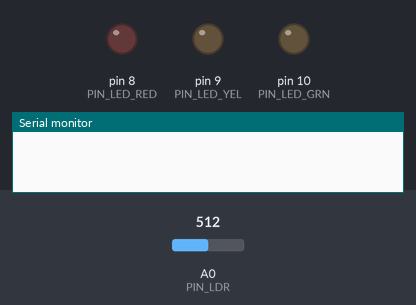
Simulated run of this sketch. Board: Arduino Uno, built with avr-gcc and run on an emulated ATmega328P. On the bench: output pins drawn as LEDs (lit = HIGH), the last lines printed to the serial monitor. Dashed ring = blinking. The inputs (shaded band) are chosen by the test bench; at power-on: A0 (PIN_LDR) = 512.

Above: at 0.1 s.
1.4 s: A0 (PIN_LDR) set to 716
At 1.9 s:
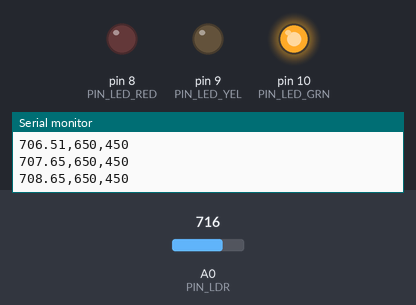
3.0 s: A0 (PIN_LDR) set to 467
6.0 s: A0 (PIN_LDR) set to 441
At 7.2 s:
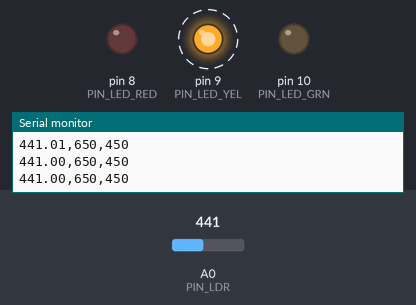
9.0 s: A0 (PIN_LDR) set to 637
10.9 s: A0 (PIN_LDR) set to 664
At 12.1 s:
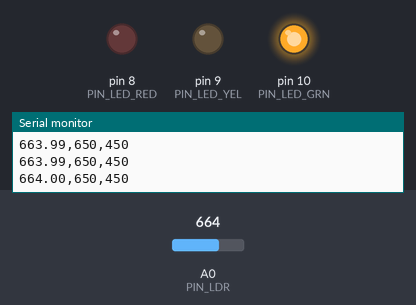
13.9 s: A0 (PIN_LDR) set to 306
At 15.1 s:
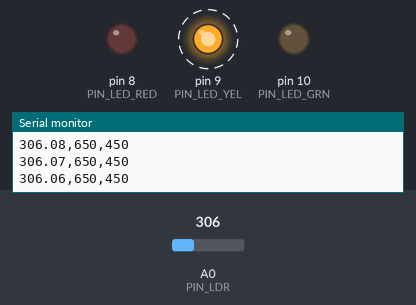
Timing chart, 0 to 17.9 s (numbered marks = the images above; inputs shaded):
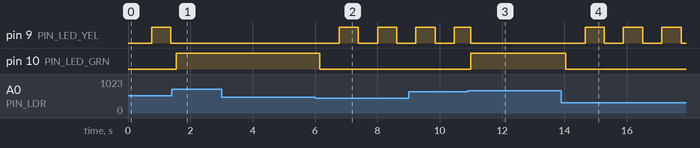

The sketch:

Lights.ino
```cpp
/*  Smart Traffic Light (LDR-driven) — Arduino Uno R3
    - Day mode: normal traffic cycle (GREEN → YELLOW → RED)
    - Night mode: flashing YELLOW (caution). Optional PIR gives a brief GREEN.
    - Non-blocking (millis), exponential smoothing, hysteresis to prevent flicker.

    Pins (change as needed):
      A0  : LDR voltage divider
      D8  : RED LED
      D9  : YELLOW LED
      D10 : GREEN LED
      D2  : PIR (optional)

    Based on project description: Smart Traffic Light System Controlled by Light Sensor.
*/

#include <Arduino.h>

// ==========================
//           PINS
// ==========================
// These are the Arduino pins your parts connect to.
// If your LEDs are on different pins, just change the numbers here.
const uint8_t PIN_LDR      = A0;   // LDR (photoresistor) voltage divider junction
const uint8_t PIN_LED_RED  = 8;    // Red LED (through a 220Ω resistor to GND)
const uint8_t PIN_LED_YEL  = 9;    // Yellow LED (through a 220Ω resistor to GND)
const uint8_t PIN_LED_GRN  = 10;   // Green LED (through a 220Ω resistor to GND)
const uint8_t PIN_PIR      = 2;    // Optional PIR motion sensor (OUT pin)

// Turn PIR support on/off here. Leave false if you don't have a PIR connected.
const bool USE_PIR = false;

// LDR Filter & Thresholds
// LDR_ALPHA: 0..1 (higher = faster response, lower = smoother).
const float LDR_ALPHA = 0.12f;

//Use 2 thresholds so the mode doesn't keep flipping back and forth.
int DAY_ENTER   = 650;  // brighter than this → day
int NIGHT_ENTER = 450;  // darker than this  → night

// ==========================
//         Timing (ms)
// ==========================
// How long each light stays on (in milliseconds).
const unsigned long DAY_GREEN_MS   = 6000; // 6 seconds green
const unsigned long DAY_YELLOW_MS  = 2000; // 2 seconds yellow
const unsigned long DAY_RED_MS     = 4000; // 4 seconds red

// Night mode: flash yellow every NIGHT_FLASH_MS milliseconds.
const unsigned long NIGHT_FLASH_MS = 600;  // blink speed at night

//(Optional) When using PIR at night, do a short cycle so a car/person can go.
const unsigned long N_PASS_GREEN_MS  = 4000; // 4 seconds green
const unsigned long N_PASS_YELLOW_MS = 1500; // 1.5 seconds yellow
const unsigned long N_PASS_RED_MS    = 2500; // 2.5 seconds red

// ==========================
//      MODES & STATES
// ==========================
// MODE = are we in Day or Night?
// LightState = which light pattern is currently active?
enum Mode { MODE_DAY, MODE_NIGHT };
enum LightState {
  L_GREEN,
  L_YELLOW,
  L_RED,
  L_FLASH_YELLOW,   // Night-only: blink yellow on/off
  L_NPASS_GREEN,    // Night-only: PIR short cycle (green)
  L_NPASS_YELLOW,   // Night-only: PIR short cycle (yellow)
  L_NPASS_RED       // Night-only: PIR short cycle (red), then back to flash
};

Mode mode = MODE_DAY;            // current mode (starts decided in setup)
LightState lightState = L_RED;   // current light state

// "Timers" based on ms() so we never block with delay()
unsigned long stateStart = 0;      // when did we enter the current state?
unsigned long lastFlashToggle = 0; // last time we toggled the night flash
bool flashOn = false;              // is the yellow currently lit during flash?

// Smoothed LDR value (float) so we can use the exponential filter
float ldrFiltered = 0;

// ==========================
//   LIGHT CONTROL FUNCTIONS
// ==========================

// Turn specific LEDs on/off in one go.
// Usage: setLights(redOn, yellowOn, greenOn);
void setLights(bool r, bool y, bool g) {
  digitalWrite(PIN_LED_RED,   r ? HIGH : LOW);
  digitalWrite(PIN_LED_YEL,   y ? HIGH : LOW);
  digitalWrite(PIN_LED_GRN,   g ? HIGH : LOW);
}

// Switch to a given light state and remember WHEN it happened.
void enterState(LightState s) {
  lightState = s;
  stateStart = millis();

  switch (s) {
    case L_GREEN:         setLights(false, false, true);  break;  // Green ON
    case L_YELLOW:        setLights(false, true,  false); break;  // Yellow ON
    case L_RED:           setLights(true,  false, false); break;  // Red ON
    case L_FLASH_YELLOW:  /* flashing handled in loop() */ break; // We'll blink yellow
    case L_NPASS_GREEN:   setLights(false, false, true);  break;  // Night pass: Green
    case L_NPASS_YELLOW:  setLights(false, true,  false); break;  // Night pass: Yellow
    case L_NPASS_RED:     setLights(true,  false, false); break;  // Night pass: Red
  }
}

// Change between DAY and NIGHT modes.
// - In DAY: start regular cycle (Green)
// - In NIGHT: prepare for blinking yellow
void enterMode(Mode m) {
  mode = m;
  if (mode == MODE_DAY) {
    enterState(L_GREEN);  // Start day cycle on green
  } else { // MODE_NIGHT
    flashOn = false;                        // start with yellow OFF
    lastFlashToggle = millis();             // reset flash timer
    setLights(false, false, false);         // make sure all LEDs are off
    enterState(L_FLASH_YELLOW);             // go to flashing yellow state
  }
}

// ==========================
//           SETUP
// ==========================
// Runs once after power-up/reset.
void setup() {
  // Set LED pins to OUTPUT so we can turn them on/off.
  pinMode(PIN_LED_RED, OUTPUT);
  pinMode(PIN_LED_YEL, OUTPUT);
  pinMode(PIN_LED_GRN, OUTPUT);

  // LDR is an analog input (voltage divider). No special mode needed.
  pinMode(PIN_LDR, INPUT);

  // PIR (optional). Most common modules (HC-SR501) drive HIGH/LOW themselves,
  // so INPUT is fine. If your sensor has an open-collector output, use INPUT_PULLUP.
  if (USE_PIR) pinMode(PIN_PIR, INPUT);

  // Make sure all LEDs start OFF.
  setLights(false, false, false);

  // Start serial so we can see values in Tools → Serial Plotter (9600 is fine).
  Serial.begin(9600);
  delay(50); // small pause so Serial is ready on some boards

  // // Average 20 LDR readings to smooth out startup noise
  long sum = 0;
  for (int i = 0; i < 20; i++) {
    sum += analogRead(PIN_LDR);
    delay(5);
  }
  ldrFiltered = sum / 20.0;

  // Decide initial mode right now based on the current light level.
  // If it's bright → day, if it's dark → night.
  enterMode(ldrFiltered >= DAY_ENTER ? MODE_DAY : MODE_NIGHT);
}

// ==========================
//            LOOP
// ==========================
// Runs over and over, very fast.
// We NEVER use delay() here so the system stays responsive.
void loop() {
  // 1) READ & SMOOTH THE LDR
  int ldrRaw = analogRead(PIN_LDR);
  ldrFiltered = LDR_ALPHA * ldrRaw + (1.0f - LDR_ALPHA) * ldrFiltered; // smooths it

  // Print values for the Serial Plotter:
  //   Line 1 = filtered LDR value,
  //   Line 2 = DAY_ENTER threshold,
  //   Line 3 = NIGHT_ENTER threshold.
  // This lets you see where your room's light sits vs the thresholds.
  Serial.print(ldrFiltered); Serial.print(',');
  Serial.print(DAY_ENTER);   Serial.print(',');
  Serial.println(NIGHT_ENTER);

  // 2) PICK MODE (DAY/NIGHT) USING HYSTERESIS
  // Only switch when we really cross the threshold(to avoid rapid flickering).
  if (mode == MODE_NIGHT && ldrFiltered >= DAY_ENTER) {
    enterMode(MODE_DAY);
  } else if (mode == MODE_DAY && ldrFiltered <= NIGHT_ENTER) {
    enterMode(MODE_NIGHT);
  }

  // Used "currentMillis" to check timers without blocking.
  unsigned long currentMillis = millis();

  // 3) RUN THE LIGHT STATE MACHINE
  if (mode == MODE_DAY) {
    // Regular traffic cycle during the day: Green → Yellow → Red → Green ...
    switch (lightState) {
      case L_GREEN:
        if (currentMillis - stateStart >= DAY_GREEN_MS) enterState(L_YELLOW);
        break;

      case L_YELLOW:
        if (currentMillis - stateStart >= DAY_YELLOW_MS) enterState(L_RED);
        break;

      case L_RED:
        if (currentMillis - stateStart >= DAY_RED_MS) enterState(L_GREEN);
        break;

      default: // If we somehow got here in a night-only state, recover:
        enterState(L_GREEN);
        break;
    }

  } else {
    // NIGHT MODE
    // Default behavior: Blink yellow on/off forever.
    // If PIR is enabled and detects motion, run a short "pass" cycle.

    // If we're flashing and motion happens, start the short pass cycle.
    if (USE_PIR && lightState == L_FLASH_YELLOW && digitalRead(PIN_PIR) == HIGH) {
      enterState(L_NPASS_GREEN);
    }

    switch (lightState) {
      case L_FLASH_YELLOW: {
        // Toggle yellow LED on/off without blocking.
        if (currentMillis - lastFlashToggle >= NIGHT_FLASH_MS) {
          lastFlashToggle = currentMillis;
          flashOn = !flashOn;
          setLights(false, flashOn, false); // only Yellow changes
        }
        break;
      }

      case L_NPASS_GREEN:
        // Keep green on for a bit so someone can pass
        if (currentMillis - stateStart >= N_PASS_GREEN_MS) enterState(L_NPASS_YELLOW);
        break;

      case L_NPASS_YELLOW:
        if (currentMillis - stateStart >= N_PASS_YELLOW_MS) enterState(L_NPASS_RED);
        break;

      case L_NPASS_RED:
        if (currentMillis - stateStart >= N_PASS_RED_MS) {
          // After the short pass cycle, go back to flashing yellow.
          enterState(L_FLASH_YELLOW);
          flashOn = false;                 // start next flash with yellow off
          setLights(false, false, false);  // ensure everything is off
          lastFlashToggle = currentMillis; // reset flash timer
        }
        break;

      default: // Safety net: if we end up in a day-only state, recover
        enterState(L_FLASH_YELLOW);
        break;
    }
  }
}
```

Measured:
- the behaviour switches between 450 and 449 on A0 (PIN_LDR) (found by bisection; images 1 and 2)
- the behaviour switches between 650 and 651 on A0 (PIN_LDR) (found by bisection; images 2 and 3)
- after the input at 1.4 s, pin 9 (PIN_LED_YEL): stays LOW (without the input it goes to HIGH after 0.58 s); pin 10 (PIN_LED_GRN): LOW → HIGH after 0.15 s
- after the input at 6.0 s, pin 10 (PIN_LED_GRN): HIGH → LOW after 0.16 s instead of 1.6 s
- after the input at 10.9 s, pin 10 (PIN_LED_GRN): LOW → HIGH after 0.10 s
- after the input at 13.9 s, pin 10 (PIN_LED_GRN): HIGH → LOW after 0.15 s instead of 3.1 s
